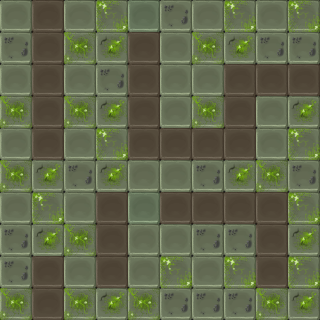

The image is a tile-based game level rendered from a .tmx file. Its description and source (layers, tilesets, objects; grid data summarised) follow:
An orthogonal 10x10 tile map with 32x32 px tiles, 1 tile layer (Background).

<map version="1.0" orientation="orthogonal" renderorder="right-down" width="10" height="10" tilewidth="32" tileheight="32" nextobjectid="1">
 <tileset firstgid="1" name="floor_tileset" tilewidth="32" tileheight="32" tilecount="48" columns="4">
  <image source="floor_tileset.png" width="128" height="96" />
 </tileset>
 <layer name="Background" width="10" height="10">
  <data>[100 cells, 100 non-empty, 7 distinct tile ids]</data>
 </layer>
</map>